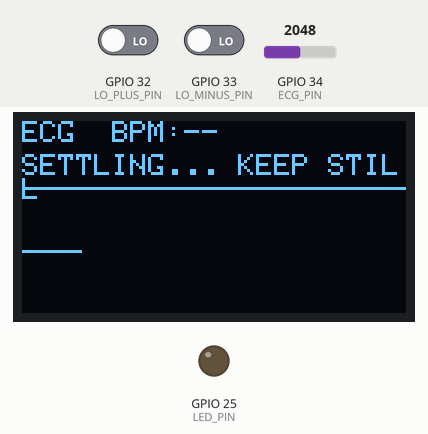
The sketch below on a simulated ESP32. On the bench: 128×64 one-colour display, output pins drawn as LEDs (lit = HIGH). Inputs (shaded band) come from the test bench; at power-on: GPIO 34 (ECG_PIN) = 2048, GPIO 32 (LO_PLUS_PIN) LOW, GPIO 33 (LO_MINUS_PIN) LOW (analog values on the 0–4095 scale). What the sketch prints to the serial monitor is not drawn.

Above: at 1.7 s.
1.8 s: GPIO 34 (ECG_PIN) set to 22
4.8 s: GPIO 34 (ECG_PIN) set to 18
At 6.0 s:
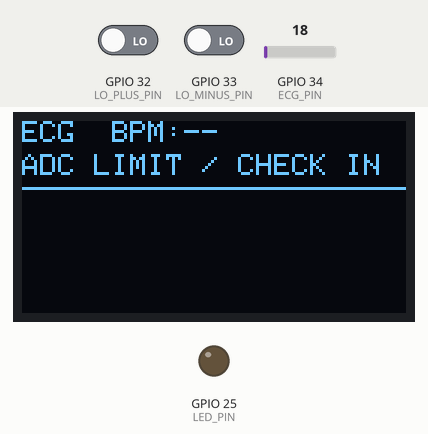
6.3 s: GPIO 32 (LO_PLUS_PIN) driven HIGH
At 7.5 s:
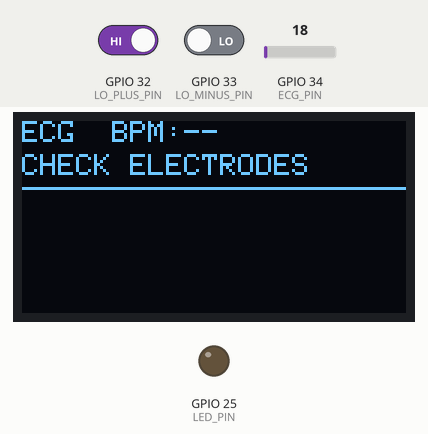
7.8 s: GPIO 32 (LO_PLUS_PIN) driven LOW
At 8.6 s:
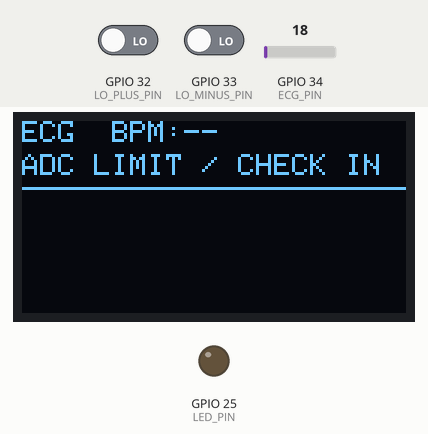
9.3 s: GPIO 34 (ECG_PIN) set to 100
At 10.1 s:
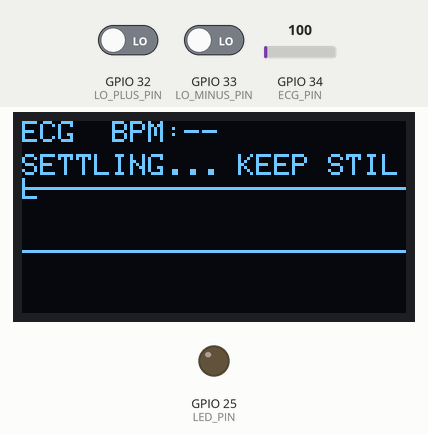
10.8 s: GPIO 33 (LO_MINUS_PIN) driven HIGH
At 12.2 s:
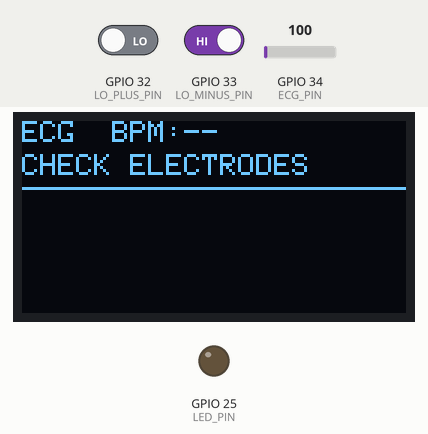
Timing chart, 0 to 13.3 s (numbered marks = the images above; inputs shaded):
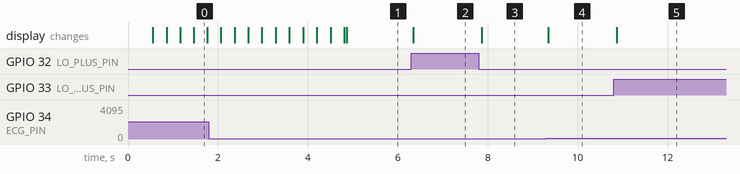

The sketch:

ECG_OLED_Monitor.ino
```cpp
/* ESP32-WROOM + AD8232 + SSD1306 128x64 I2C OLED.
   Educational waveform / approximate BPM monitor, NOT an arrhythmia classifier.
   During USB-powered tests, keep electrodes disconnected from people.
   Human-connected testing requires a reviewed, isolated battery-powered setup,
   disconnected from USB, charging and mains-connected instruments.
   The MPU6050 may remain on I2C but is not read in this first monitor sketch.
*/
#include <Wire.h>
#include <Adafruit_GFX.h>
#include <Adafruit_SSD1306.h>
#include "ECGProcessor.h"
#include <math.h>
#include <stdint.h>
#include <string.h>

constexpr int ECG_PIN = 34;
constexpr int LO_PLUS_PIN = 32;
constexpr int LO_MINUS_PIN = 33;
constexpr int LED_PIN = 25; // Brief heartbeat blink, NOT an abnormality alert.
constexpr int SDA_PIN = 21;
constexpr int SCL_PIN = 22;
constexpr int SAMPLE_MS = 4;
constexpr int HISTORY = 768; // 3.072 s at nominal 250 Hz
constexpr int SCREEN_H = 64;
// Fixed display scale in ADC counts per vertical pixel, not calibrated ECG mV.
constexpr float COUNTS_PER_PIXEL = 35.0f;

Adafruit_SSD1306 display(128, SCREEN_H, &Wire, -1, 100000, 100000);


struct MonitorSnapshot {
  int16_t trace[HISTORY];
  unsigned head, filled;
  float bpm;
  ECGProcessor::State state;
  uint32_t timingGaps;
};
MonitorSnapshot sharedData = {};
MonitorSnapshot viewData = {};
portMUX_TYPE dataLock = portMUX_INITIALIZER_UNLOCKED;

bool responds(uint8_t address) {
  Wire.beginTransmission(address);
  return Wire.endTransmission() == 0;
}

void sampleECG(void *) {
  ECGProcessor processor;
  TickType_t wake = xTaskGetTickCount();
  uint32_t previous = millis(), ledUntil = 0, gaps = 0;
  bool first = true;
  for (;;) {
    vTaskDelayUntil(&wake, pdMS_TO_TICKS(SAMPLE_MS));
    const uint32_t now = millis();
    const uint32_t elapsed = now - previous;
    previous = now;
    if (!first && (elapsed < 2 || elapsed > 8)) {
      // Do not infer intervals over a sampling discontinuity or fabricate catch-up data.
      gaps++; processor.invalidate(ECGProcessor::SETTLING);
      wake = xTaskGetTickCount();
    }
    first = false;
    const bool off = digitalRead(LO_PLUS_PIN) || digitalRead(LO_MINUS_PIN);
    const int raw = analogRead(ECG_PIN);
    processor.process(raw, off, now);
    if (processor.beat) ledUntil = now + 80;
    const bool light = processor.state == ECGProcessor::TRACKING && (int32_t)(ledUntil - now) > 0;
    digitalWrite(LED_PIN, light ? HIGH : LOW);

    portENTER_CRITICAL(&dataLock);
    sharedData.trace[sharedData.head] = (int16_t)processor.filtered;
    sharedData.head = (sharedData.head + 1) % HISTORY;
    if (sharedData.filled < HISTORY) sharedData.filled++;
    sharedData.bpm = processor.bpm; sharedData.state = processor.state;
    sharedData.timingGaps = gaps;
    portEXIT_CRITICAL(&dataLock);
  }
}

void setup() {
  Serial.begin(115200);
  pinMode(LED_PIN, OUTPUT); digitalWrite(LED_PIN, LOW);
  pinMode(LO_PLUS_PIN, INPUT); pinMode(LO_MINUS_PIN, INPUT);
  analogReadResolution(12);
  analogSetPinAttenuation(ECG_PIN, ADC_11db);
  delay(500);
  if (!Wire.begin(SDA_PIN, SCL_PIN, 100000)) {
    Serial.println("I2C initialization failed."); while (true) delay(1000);
  }
  Wire.setTimeOut(50);
  const uint8_t address = responds(0x3C) ? 0x3C : (responds(0x3D) ? 0x3D : 0);
  if (!address || !display.begin(SSD1306_SWITCHCAPVCC, address, true, false)) {
    Serial.println("OLED unavailable. Run OLED_Test and check connections.");
    while (true) delay(1000);
  }
  display.clearDisplay(); display.setTextColor(SSD1306_WHITE);
  display.setTextSize(1); display.setCursor(0, 0);
  display.println("ECG waveform monitor"); display.println("Starting..."); display.display();
  if (pdMS_TO_TICKS(SAMPLE_MS) == 0 || 1000 % configTICK_RATE_HZ != 0 ||
      (pdMS_TO_TICKS(SAMPLE_MS) * 1000 / configTICK_RATE_HZ) != SAMPLE_MS) {
    Serial.println("RTOS tick cannot represent a 4ms sampling period.");
    while (true) delay(1000);
  }
  if (xTaskCreatePinnedToCore(sampleECG, "ECG sample", 4096, nullptr, 3, nullptr, 0) != pdPASS) {
    Serial.println("ECG sampling task could not start."); while (true) delay(1000);
  }
  Serial.println("Real ADC mode. GPIO34 ECG; GPIO32/33 lead-off; GPIO25 beat indicator.");
  Serial.println("No rhythm diagnosis or abnormal-beat alarm in this sketch.");
}

void loop() {
  // Short shared-memory copy; OLED I2C work happens outside the sampling lock.
  portENTER_CRITICAL(&dataLock);
  memcpy(&viewData, &sharedData, sizeof(viewData));
  portEXIT_CRITICAL(&dataLock);
  display.clearDisplay(); display.setTextSize(1); display.setTextColor(SSD1306_WHITE);
  display.setCursor(0, 0); display.print("ECG  BPM:");
  if (viewData.bpm > 0) display.print((int)lroundf(viewData.bpm)); else display.print("--");
  display.setCursor(0, 11);
  switch (viewData.state) {
    case ECGProcessor::LEADS_OFF: display.print("CHECK ELECTRODES"); break;
    case ECGProcessor::SETTLING: display.print("SETTLING... KEEP STILL"); break;
    case ECGProcessor::ADC_LIMIT: display.print("ADC LIMIT / CHECK IN"); break;
    case ECGProcessor::NO_BEATS: display.print("NO RELIABLE BPM"); break;
    default: display.print("ESTIMATE / NOT DIAG"); break;
  }
  display.drawFastHLine(0, 22, 128, SSD1306_WHITE);
  if (viewData.state != ECGProcessor::LEADS_OFF && viewData.state != ECGProcessor::ADC_LIMIT) {
    const unsigned oldest = (viewData.head + HISTORY - viewData.filled) % HISTORY;
    // Six samples per column, plotting the min/max to retain narrow peaks.
    for (unsigned x = 0; x < 128; x++) {
      const unsigned begin = x * 6;
      if (begin >= viewData.filled) break;
      int low = 32767, high = -32768;
      for (unsigned j = begin; j < begin + 6 && j < viewData.filled; j++) {
        int value = viewData.trace[(oldest + j) % HISTORY];
        if (value < low) low = value; if (value > high) high = value;
      }
      int yTop = constrain((int)lroundf(43 - high / COUNTS_PER_PIXEL), 24, 63);
      int yBottom = constrain((int)lroundf(43 - low / COUNTS_PER_PIXEL), 24, 63);
      display.drawFastVLine(x, yTop, yBottom - yTop + 1, SSD1306_WHITE);
    }
  }
  display.display();
  static uint32_t lastReport = 0;
  if (millis() - lastReport >= 2000) {
    lastReport = millis();
    Serial.printf("Estimated BPM=%.1f | state=%d | timing gaps=%lu\n", viewData.bpm,
                  (int)viewData.state, (unsigned long)viewData.timingGaps);
  }
  delay(25); // OLED updates are slower than sampling, which runs in its own task.
}
```

ECGProcessor.h
```cpp
#pragma once
#include <math.h>
#include <stdint.h>
#include <string.h>

// PROCESSOR_BEGIN: independent of Arduino, exercised by host tests.
struct ECGProcessor {
  enum State { LEADS_OFF, SETTLING, TRACKING, NO_BEATS, ADC_LIMIT };
  State state = LEADS_OFF;
  float baseline = 0, fir[5] = {}, filtered = 0, level = 0;
  float candidate = 0, bpm = 0;
  uint32_t warmStart = 0, candidateTime = 0, lastPeak = 0;
  uint32_t lastSeenPeak = 0;
  int firPos = 0, rrCount = 0, rrPos = 0;
  float rr[4] = {};
  bool active = false, tracking = false, havePeak = false, beat = false;

  void invalidate(State reason) {
    active = false; bpm = 0; filtered = 0; beat = false;
    havePeak = false; tracking = false; state = reason;
  }
  void process(int raw, bool disconnected, uint32_t now) {
    beat = false;
    if (disconnected) { invalidate(LEADS_OFF); return; }
    if (raw < 20 || raw > 4075) { invalidate(ADC_LIMIT); return; }
    if (!active) {
      baseline = raw; memset(fir, 0, sizeof(fir)); firPos = 0;
      level = 0; warmStart = now; bpm = 0; rrCount = 0; rrPos = 0;
      tracking = false; havePeak = false; active = true;
    }
    baseline += (raw - baseline) / 128.0f;
    fir[firPos] = raw - baseline; firPos = (firPos + 1) % 5;
    filtered = 0; for (float v : fir) filtered += v;
    filtered /= 5.0f;
    const float magnitude = fabsf(filtered);
    if (now - warmStart < 3000) {
      level = fmaxf(level, magnitude); state = SETTLING; return;
    }
    state = TRACKING;
    if (havePeak && now - lastSeenPeak > 3000) {
      bpm = 0; havePeak = false; rrCount = 0; rrPos = 0; tracking = false;
    }
    if (!havePeak || bpm == 0) state = NO_BEATS;
    // Slowly recover after a large artifact; this is not a validated quality gate.
    level = fmaxf(120.0f, level * 0.9995f);
    const float threshold = fmaxf(60.0f, level * 0.5f);
    if (!tracking) {
      if (magnitude > threshold && (!havePeak || now - lastPeak >= 250)) {
        tracking = true; candidate = magnitude; candidateTime = now;
      }
      return;
    }
    if (magnitude > candidate) { candidate = magnitude; candidateTime = now; }
    if (now - candidateTime < 100) return;
    tracking = false; level = .875f * level + .125f * candidate;
    if (havePeak) {
      uint32_t interval = candidateTime - lastPeak;
      if (interval >= 250 && interval <= 2400) {
        rr[rrPos] = interval; rrPos = (rrPos + 1) % 4;
        if (rrCount < 4) rrCount++;
        float mean = 0; for (int i = 0; i < rrCount; i++) mean += rr[i];
        bpm = 60000.0f / (mean / rrCount);
      } else { bpm = 0; rrCount = 0; rrPos = 0; }
    }
    lastPeak = candidateTime; lastSeenPeak = now; havePeak = true; beat = true;
    state = bpm > 0 ? TRACKING : NO_BEATS;
  }
};
// PROCESSOR_END
```

Measured:
- the behaviour switches between 20 and 19 on GPIO 34 (ECG_PIN) (found by bisection; images 0 and 1)
- after the input at 4.8 s, the display: first differs from a run without the input after 0.06 s (image 1)
- after the input at 6.3 s, the display: changes at once (image 2)
- after the input at 7.8 s, the display: changes after 0.07 s (image 3)
- after the input at 9.3 s, the display: changes at once (image 4)
- after the input at 10.8 s, the display: changes after 0.07 s (image 5)
